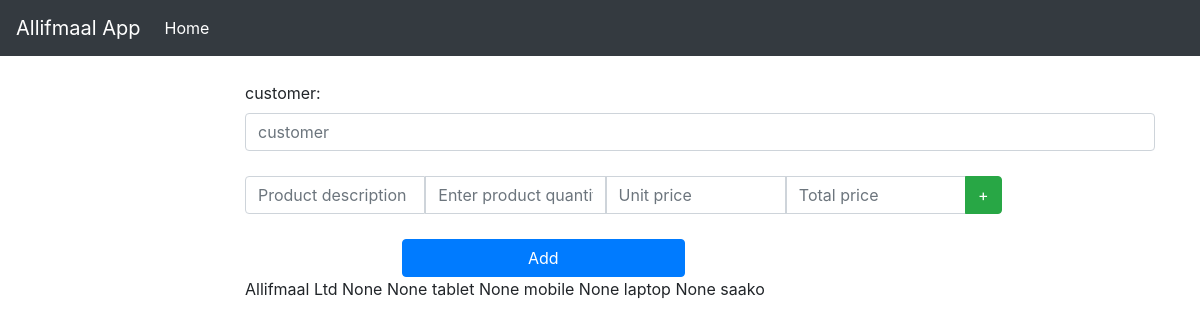
Screenshot of /quotationcustomerdetails/ with the database file from the repository.
### store/models.py (models this page shows, shortened)
class QuotationCustomerTable(models.Model):
    customer = models.CharField(max_length=255, blank=True, null=True)
    description = models.CharField(max_length=255, blank=True, null=True)
    quantity = models.IntegerField(blank=False,null=True)
    unit_price = models.IntegerField(blank=False, null=True)
    total_price = models.IntegerField(blank=False, null=True)

### store/views.py (the view, shortened to what this page needs)
# urls.py: path('quotationcustomerdetails/', views.quotationcustomerdetails, name="quotationcustomerdetails"),
def quotationcustomerdetails(request):################## this is doing addition to database.... ateleast for now.
    template_name = 'quotationcustomerdetails.html'
    tablecontent=QuotationCustomerTable.objects.all()
    form2=QuotationCustomerForm2(request.POST or None)
    QuotationFormset = formset_factory(QuotationCustomerForm1)
    if request.method == 'GET':
        form2=QuotationCustomerForm2(request.POST or None)
        formset = QuotationFormset(request.GET or None)
    return render(request, template_name, {
        'formset': formset,
        "tablecontent":tablecontent,
        "form2":form2,
    })

### store/forms.py
class  QuotationCustomerForm2(forms.Form):
    customer = forms.CharField(
        label='customer',
        widget=forms.TextInput(attrs={
            'class': 'form-control',
            'placeholder': 'customer'
        })
    )

### store/templates/quotationcustomerdetails.html (shortened to what this page needs)
{% extends 'base.html'%}
{% block container %}
<form class="form-horizontal" method="POST" action="">
    {{form2}}
{% for form in formset %}
<div class="row form-row spacer">
    <div class="col-10">
        <div class="input-group">
            {{form.description}}
            <br>
            {{form.quantity}}
            <br>
            {{form.unit_price}}
            <br>
            {{form.total_price}}
            <div class="input-group-append">
                <button class="btn btn-success add-form-row">+</button>
            </div>
        </div>
    </div>
</div>
{% endfor %}
<div class="row spacer">
    <div class="col-4 offset-2">
        <button type="submit" class="btn btn-block btn-primary">Add</button>
    </div>
</div>
</form>
{% for items in tablecontent %}
{{items.customer}}
{{items.description}}
{% endfor %}
{% endblock %}

### store/templates/base.html (style rules this page uses)
.spacer { margin-top:25px; }

### rows the page displays
QuotationCustomerTable: customer "Allifmaal Ltd", description "None"
QuotationCustomerTable: customer "None", description "tablet"
QuotationCustomerTable: customer "None", description "mobile"
QuotationCustomerTable: customer "None", description "laptop"
QuotationCustomerTable: customer "None", description "saako"
